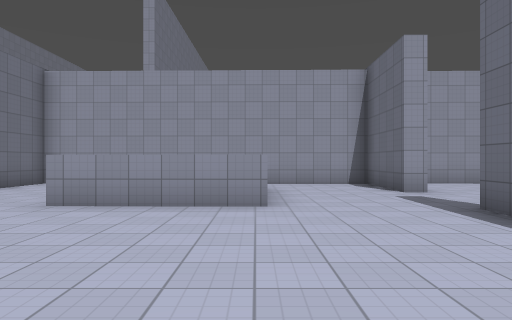
[1] (above)

21 first-person views from a walk through a Godot game level. The camera is 1.4 m above the floor, looks level and sees 70° across. The floor is counted in squares, 2 m on a side. Each view is taken from the middle of a square. On the plan, view 1 faces up. The plan holds only what a view shows up to about 11 squares ahead; the rest is blank. The place goes on beyond the plan. Surface patterns are stand-ins for the level's own textures.

[2]
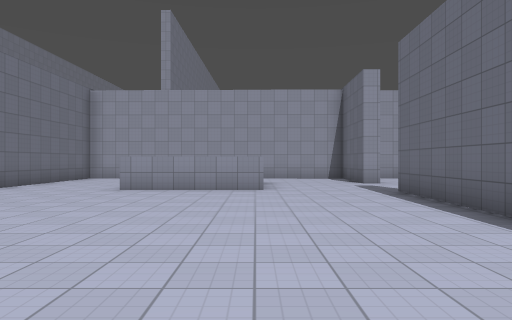

[3]
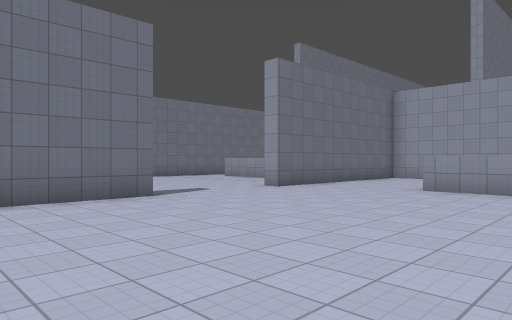

[4]
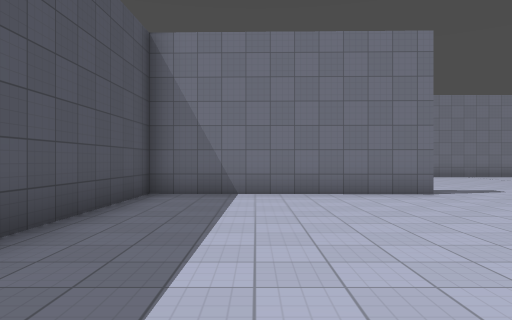

[5]
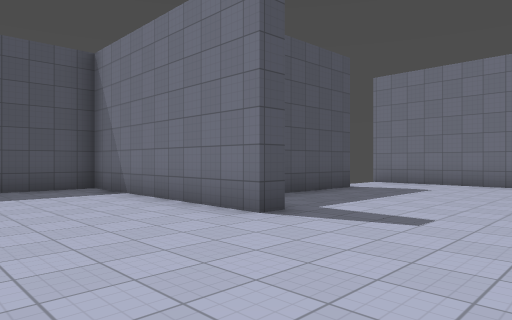

[6]
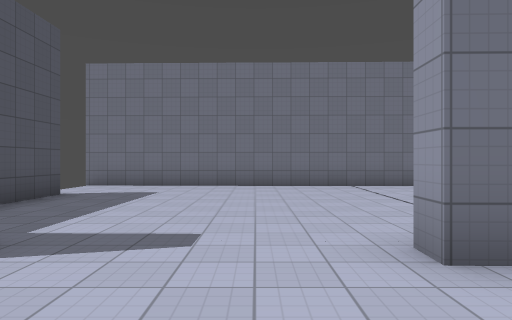

[7]
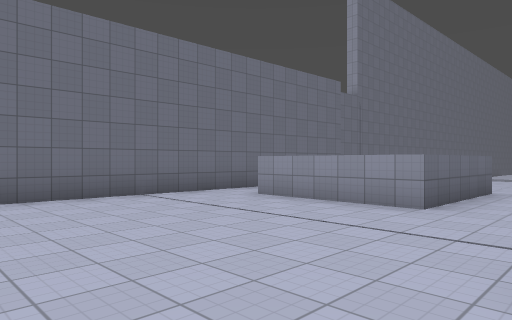

[8]
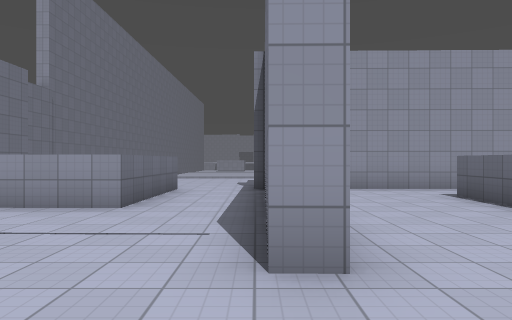

[9]
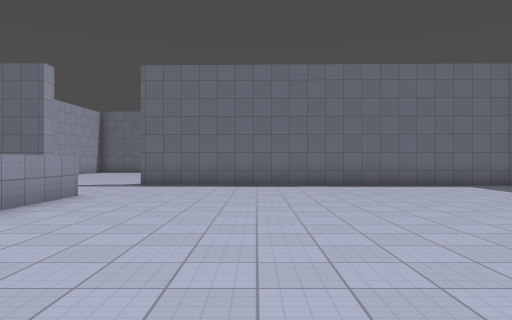

[10]
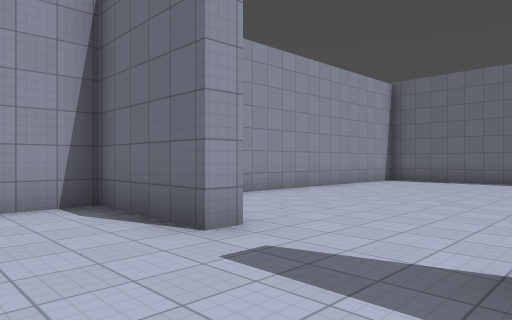

[11]
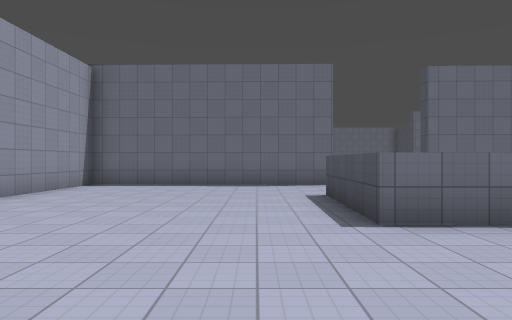

[12]
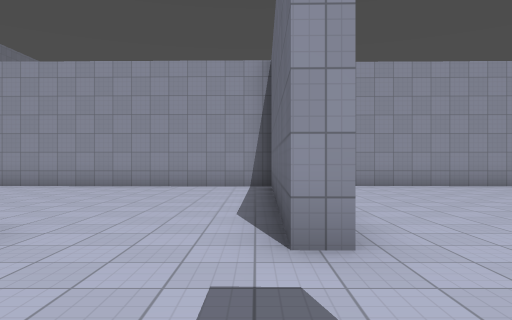

[13]
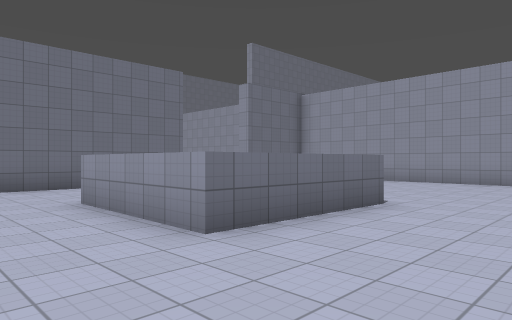

[14]
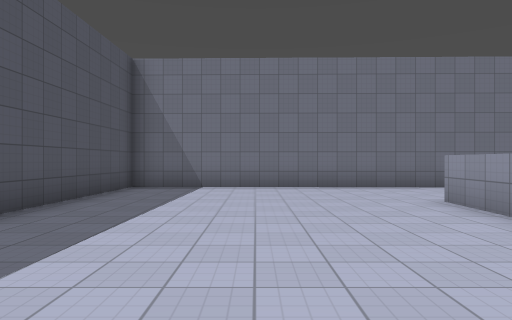

[15]
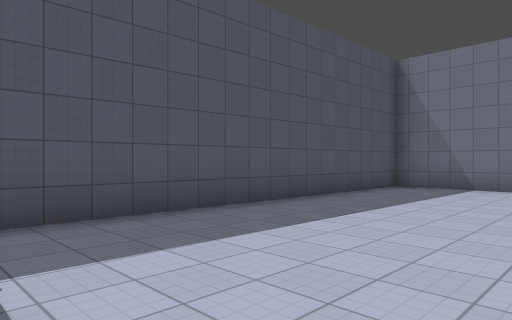

[16]
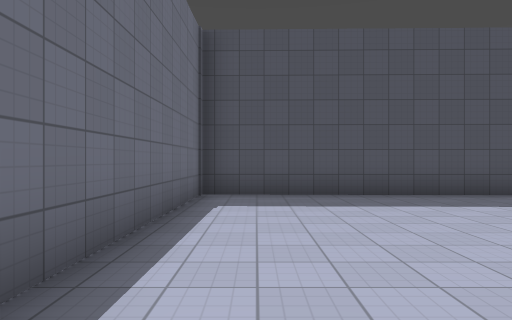

[17]
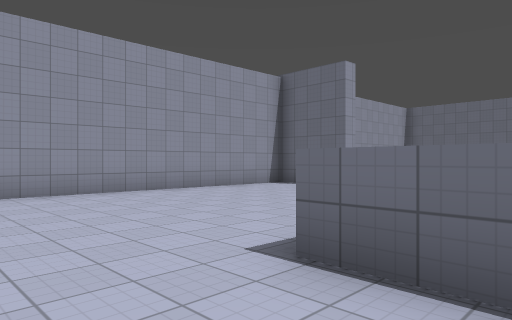

[18]
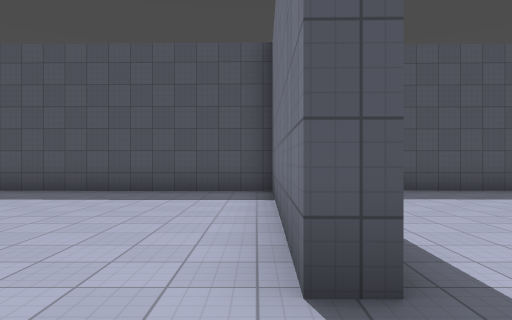

[19]
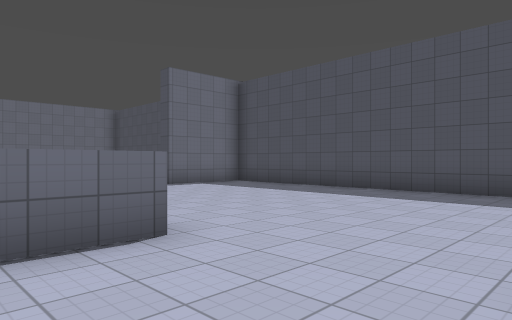

[20]
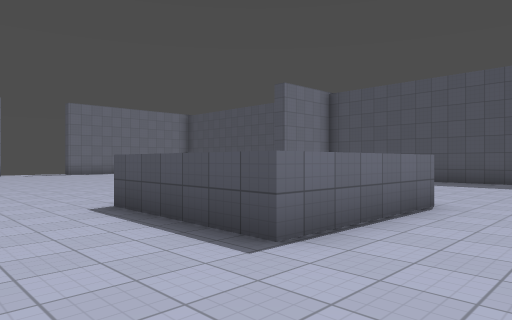

[21]
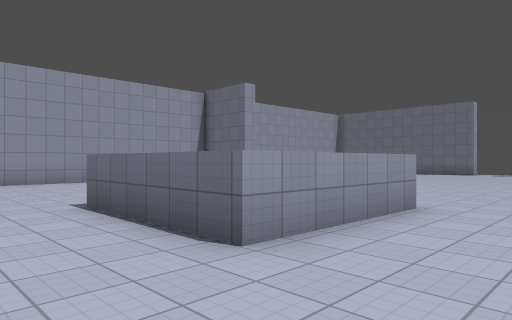

### Floor plan
Points are (right, up) in squares from view 1. A wall is a line through its corners. A room is listed if a view was taken in it or the views show most of it. See-through windows are left out.
Room 1 (views 1, 2, 3, 4, 5, 6, 7, 8, 9, 10, 11)
walls: (-7, 0.6) (-6.5, 0.6) (-6.6, -5.2) (-2.2, -5.3); (-3.1, 7.5) (-3.1, 9.1); (0.2, 5.5) (-3.3, 5.6); (-11.5, -1) (-8.8, -1); (3.8, 7.9) (3.3, 7.9) (3.3, 10.7) (-6.3, 10.9) (-6.4, 4.2) (-6.9, 4.3) (-6.9, 6.3); (-8.9, 10.9) (-9, 7.3) (-12.4, 7.4); (3, -5) (3.2, 5.2); (-13.8, 7.5) (-14, -1.7)
ways out: opening at (4, 6.5) to room 2; opening at (-13, 7); opening at (-8, 10)
Room 2 (views 12, 13, 14, 15, 16)
walls: (6.9, 3.2) (6.9, 4.7) (10.3, 4.6) (10.2, 1.1) (6.8, 1.2); (3.7, 3.7) (3.5, -5.2) (13.1, -5.4) (13.2, 0.3); (13.1, 1.2) (13.8, 1.2); (13.8, 3.8) (13.3, 3.8) (13.4, 10.7) (5.1, 10.8)
ways out: opening at (4, 6.5) to room 1; opening at (14, 2.5) to room 3
Room 3 (views 17, 18, 19, 21)
walls: (20.4, 1.1) (17, 1.2) (17.1, 3.5); (13.8, 1.2) (13.6, -4.7); (13.5, -5.2) (21.3, -5.4)
ways out: opening at (14, 2.5) to room 2; opening at (15.5, 4) to room 4; opening at (21, 1) to room 4
Room 4 (view 20)
walls: (17.1, 3.5) (17.1, 4.7) (20.5, 4.6); (21.6, 10.7) (15.6, 10.8)
ways out: opening at (15.5, 4) to room 3; opening at (21, 1) to room 3

Where each view was taken, in squares from view 1:
view 1: 0 up, 0 right, facing up
view 2: 3 down, 0 right, facing up
view 3: 3 down, 0 right, facing up-left
view 4: 3 down, 1 right, facing left
view 5: 4 up, 3 left, facing down-left
view 6: 3 up, 4 left, facing left
view 7: 2 up, 7 left, facing up-left
view 8: 2 up, 7 left, facing up
view 9: 2 up, 7 left, facing right
view 10: 5 up, 1 right, facing up-right
view 11: 6 up, 3 right, facing right
view 12: 1 up, 13 right, facing up
view 13: 1 down, 13 right, facing up-left
view 14: 2 down, 13 right, facing left
view 15: 1 down, 13 right, facing down-left
view 16: 2 up, 12 right, facing down
view 17: 3 up, 15 right, facing up-right
view 18: 3 up, 14 right, facing down
view 19: 3 up, 14 right, facing down-right
view 20: 7 up, 15 right, facing down-right
view 21: 1 down, 15 right, facing up-right
